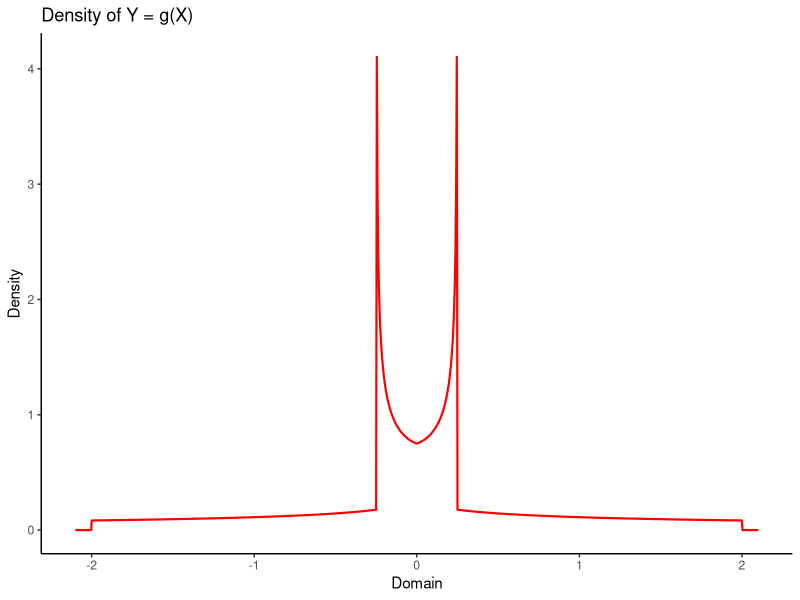
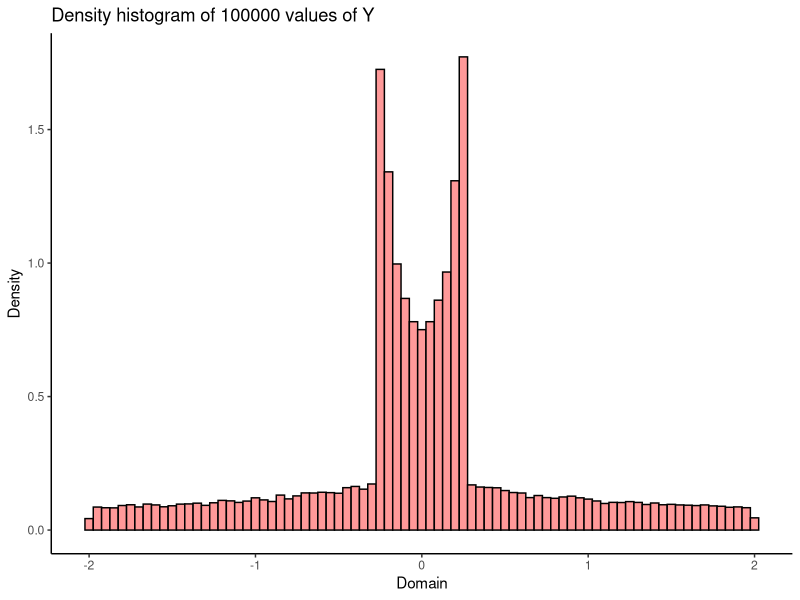
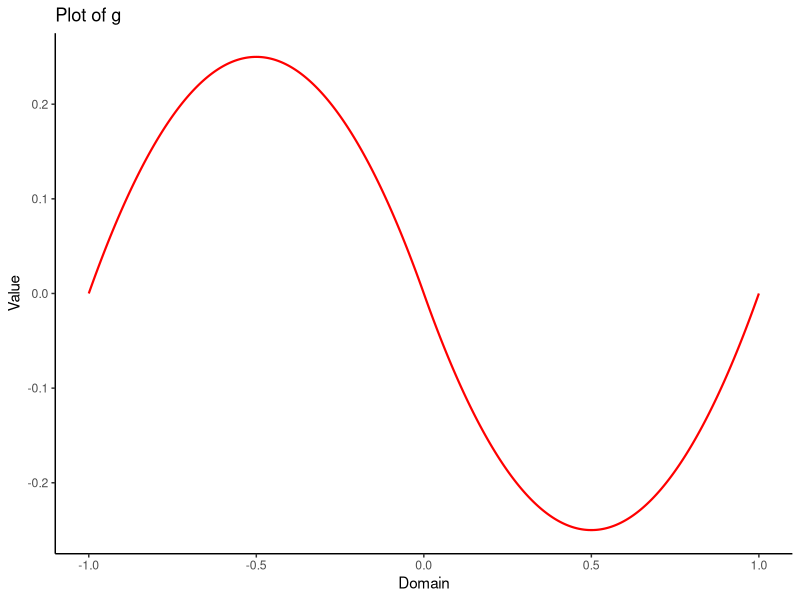
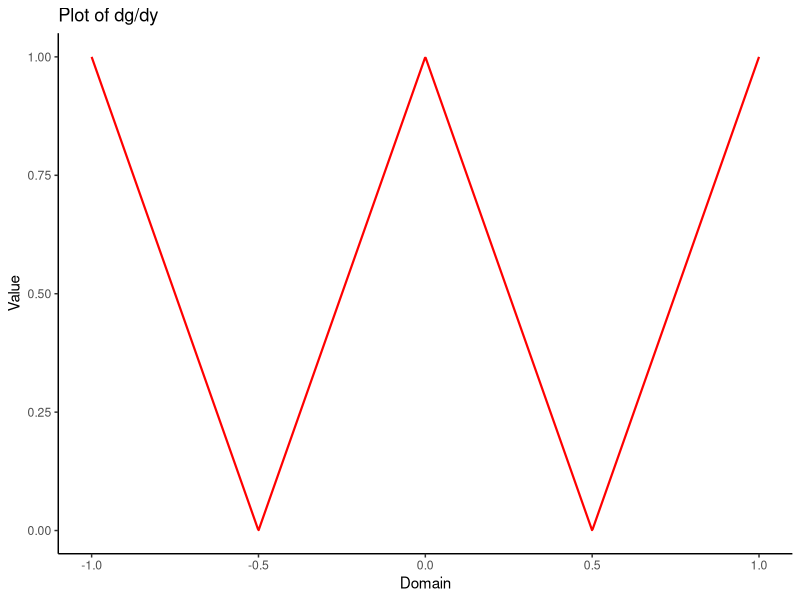
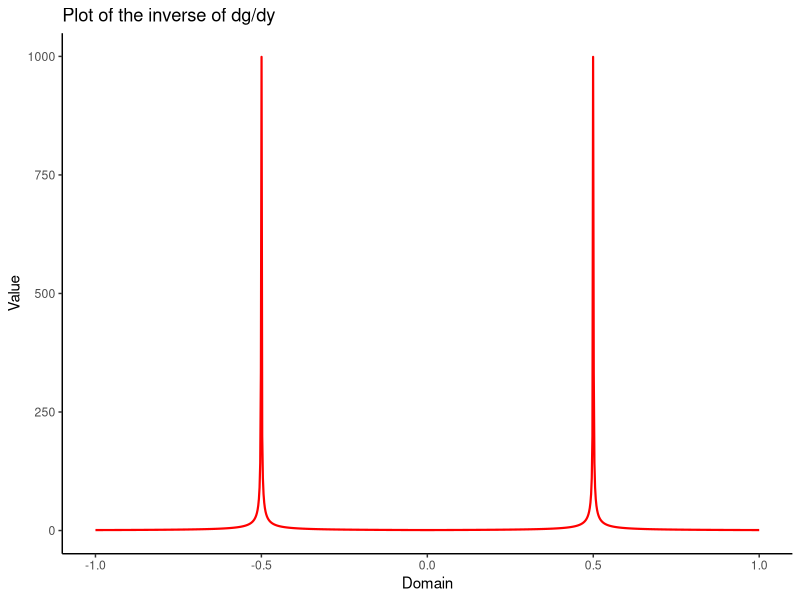
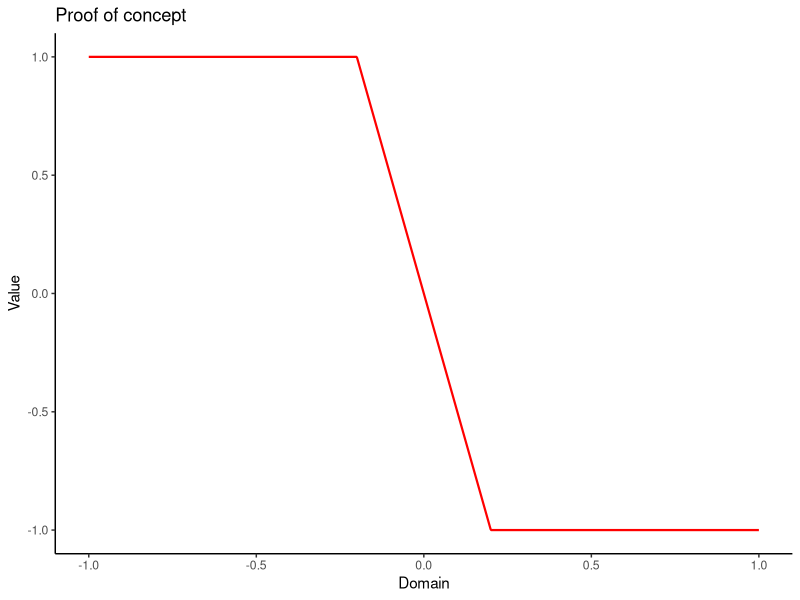
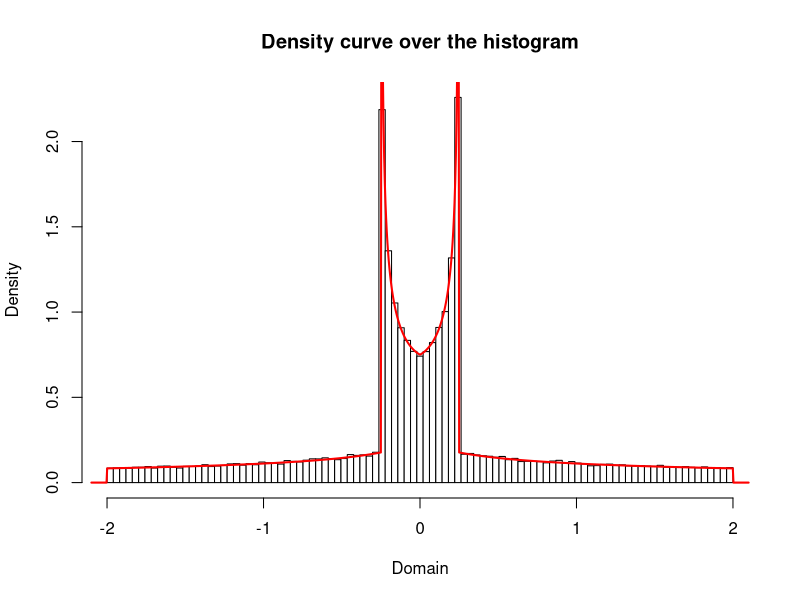

R code for these plots, in order:
library(ggplot2)

#Uniform density function on the interval (-2,2)
uniform <- function(x){0.25*(x >= -2)*(x <= 2)}

#We define the absolute value of the derivatives of the partitions of g^-1
aux1 <- function(y){1/(sqrt(1-4*y))}
aux2 <- function(y){1/(sqrt(1+4*y))}

#We define the partitions of g^-1
g1 <- function(y){(-1 - sqrt(1 - 4*y))/2}
g2 <- function(y){
  if(y < 0){(1 - sqrt(1 + 4*y))/2}
  else{(-1 + sqrt(1 + 4*y))/2}
  }
g3 <- function(y){(1 + sqrt(1 + 4*y))/2}

#We define the density function of Y = g(X) as a piecewise function
density <- function(y){
  
  if(y < -1/4){ uniform(g1(y))*aux1(y) }
  
  else if((-1/4 < y)&&(0 > y)){ 
    uniform(g1(y))*aux1(y) + uniform(g2(y))*aux2(y) + uniform(g3(y))*aux2(y)
  }

  else if((y > 0)&&(y < 1/4)){
    uniform(g1(y))*aux1(y) + uniform(g2(y))*aux1(y) + uniform(g3(y))*aux2(y)
  }

  else if(y > 1/4){ uniform(g3(y))*aux2(y) }
  
  else{0}
}

#Graphical representation of the density
y <- seq(-2.1, 2.1, length.out = 1000)
fy <- unlist(lapply(y, FUN = density))
df <- data.frame(y = y, fy = fy)
fig1 <- ggplot(df, aes(x = y, y = fy)) +
        geom_line(color = 'red', size = 0.75) +
        xlab('Domain') +
        ylab('Density') +
        ggtitle('Density of Y = g(X)') +
        theme_classic()

#We obtain a similar graph through simulation
set.seed(42)
g <- function(x){if(x < 0){ -x*(x+1) } else if(x >= 0){ x*(x-1) }}
sim <- 4*runif(100000)-2
g_sim <- unlist(lapply(sim,FUN = g))
df2 <- data.frame(valor = g_sim)
fig2 <- ggplot(df2,aes(x=g_sim))+
        geom_histogram(aes(y = ..density..), binwidth = 0.05, fill="#FF9999", colour="black") +
        xlab('Domain') +
        ylab('Density') +
        ggtitle('Density histogram of 100000 values of Y') + 
        theme_classic()

#We plot the derivative of g and its inverse
dg <- function(x){if(x < 0){-2*x - 1} else if(x >= 0){-2*x + 1} }
dg.inv <- function(x){1/dg(x)}

x <- seq(-1,1, length.out = 1000)

g.x <- unlist(lapply(x, FUN = g))
dg.x <- abs(unlist(lapply(x, FUN = dg)))
dg.inv.x <- abs(unlist(lapply(x, FUN = dg.inv)))

df3 <- data.frame(x = x, val = g.x)
df4 <- data.frame(x = x, der = dg.x)
df5 <- data.frame(x = x, der = dg.inv.x)

fig3 <- ggplot(df3, aes(x = x, y = val)) +
        geom_line(color = 'red', size = 0.75) +
        xlab('Domain') +
        ylab('Value') +
        ggtitle('Plot of g') +
        theme_classic()

fig4 <- ggplot(df4, aes(x = x, y = der)) +
        geom_line(color = 'red', size = 0.75) +
        xlab('Domain') +
        ylab('Value') +
        ggtitle('Plot of dg/dy') +
        theme_classic()

fig5 <- ggplot(df5, aes(x = x, y = der)) +
        geom_line(color = 'red', size = 0.75) +
        xlab('Domain') +
        ylab('Value') +
        ggtitle('Plot of the inverse of dg/dy') +
        theme_classic()

#We plot a simple proof of concept

concept <- function(x){(x< -0.2) - (-0.2<=x)*(x<0.2)*5*x - (0.2<x)}

x2 <- seq(-1,1, length.out = 1000)
concept.x <- unlist(lapply(x2, FUN = concept))
df6 <- data.frame(x = x2, val = concept.x)

fig6 <- ggplot(df6, aes(x = x2, y = val)) +
        geom_line(color = 'red', size = 0.75) +
        xlab('Domain') +
        ylab('Value') +
        ggtitle('Proof of concept') +
        theme_classic()


fig1
fig2
fig3
fig4
fig5
fig6

hist(g_sim, prob = TRUE, 
     col = 'white',
     ylab = 'Density',
     main = 'Density curve over the histogram',
     xlab = 'Domain',
     breaks = seq(-2,2,length.out=100))
lines(y, fy, col = 'red', lwd = 2)
